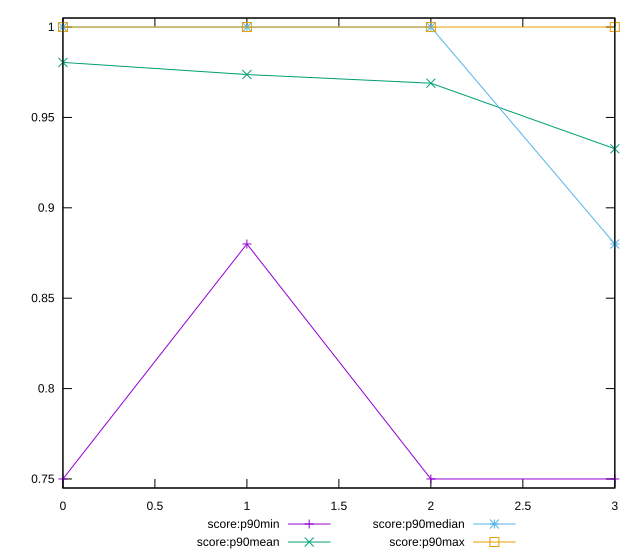

Generate this figure with gnuplot:
reset

$scoreP90Min <<EOF
0 0.75
1 0.88
2 0.75
3 0.75
EOF

$scoreP90Mean <<EOF
0 0.9804255319148936
1 0.9737234042553191
2 0.9689361702127662
3 0.9326595744680848
EOF

$scoreP90Median <<EOF
0 1
1 1
2 1
3 0.88
EOF

$scoreP90Max <<EOF
0 1
1 1
2 1
3 1
EOF

set key outside below
set xrange [0:3]
set yrange [0.745:1.005]
set trange [0.745:1.005]
set terminal svg size 640, 560 enhanced background rgb 'white'
set output "reports/report_00028_2021-02-24T12-49-42.674Z/unminified-javascript/progression/score.svg"

plot $scoreP90Min title "score:p90min" with linespoints, \
     $scoreP90Mean title "score:p90mean" with linespoints, \
     $scoreP90Median title "score:p90median" with linespoints, \
     $scoreP90Max title "score:p90max" with linespoints

reset
